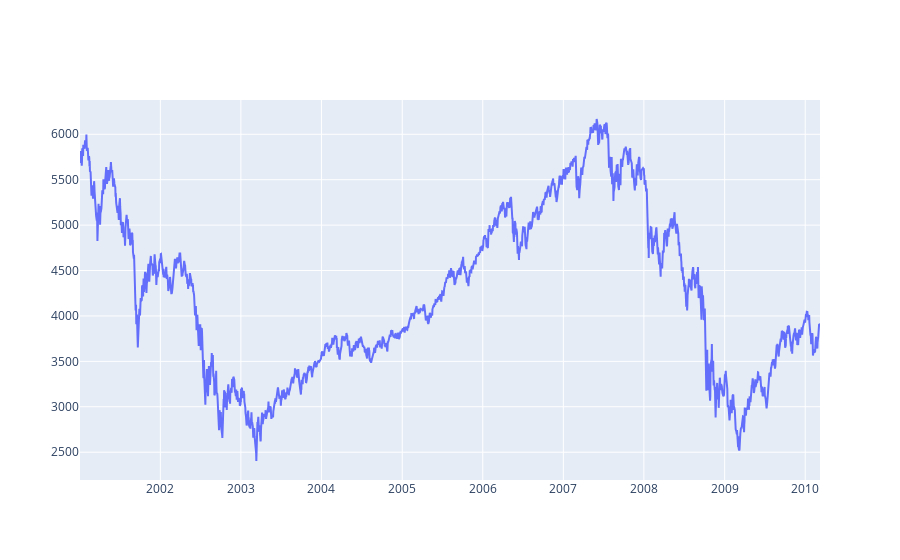

Notebook code for this chart:
### Code cell
# Create traces
fig = go.Figure()
tmp= df_price[["CAC 40"]].reset_index();

fig.add_trace(go.Scatter(x=tmp.Date, y=tmp["CAC 40"],
                    mode='lines',
                    name='lines'))
fig.show()

### Figure 1 — Plotly figure (JSON) as saved in the notebook; plotly's stock layout.template omitted (floating-point values rounded to 4 significant figures; data arrays with more than 128 entries replaced by an {"elided": "..."} marker saying what was removed)
{"data": [{"mode": "lines", "name": "lines", "type": "scatter", "x": {"elided": "2396 str values"}, "y": {"elided": "2396 float values"}}], "layout": {}}
